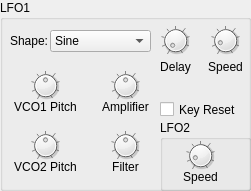
  <widget class="QGroupBox" name="groupBox_11">
   <property name="geometry">
    <rect>
     <x>380</x>
     <y>280</y>
     <width>251</width>
     <height>191</height>
    </rect>
   </property>
   <property name="title">
    <string>LFO1</string>
   </property>
   <widget class="QLabel" name="label_45">
    <property name="geometry">
     <rect>
      <x>10</x>
      <y>30</y>
      <width>61</width>
      <height>21</height>
     </rect>
    </property>
    <property name="text">
     <string>Shape:</string>
    </property>
   </widget>
   <widget class="ComboPicker" name="LFOShape">
    <property name="geometry">
     <rect>
      <x>50</x>
      <y>30</y>
      <width>101</width>
      <height>22</height>
     </rect>
    </property>
    <item>
     <property name="text">
      <string>Sine</string>
     </property>
    </item>
    <item>
     <property name="text">
      <string>Sine+</string>
     </property>
    </item>
    <item>
     <property name="text">
      <string>Sine++</string>
     </property>
    </item>
    <item>
     <property name="text">
      <string>Sin180+</string>
     </property>
    </item>
    <item>
     <property name="text">
      <string>Sin180++</string>
     </property>
    </item>
    <item>
     <property name="text">
      <string>Triangle</string>
     </property>
    </item>
    <item>
     <property name="text">
      <string>Triangle+</string>
     </property>
    </item>
    <item>
     <property name="text">
      <string>Triangle++</string>
     </property>
    </item>
    <item>
     <property name="text">
      <string>Triangle180+</string>
     </property>
    </item>
    <item>
     <property name="text">
      <string>Triangle180++</string>
     </property>
    </item>
    <item>
     <property name="text">
      <string>Square</string>
     </property>
    </item>
    <item>
     <property name="text">
      <string>Square+</string>
     </property>
    </item>
    <item>
     <property name="text">
      <string>Square180+</string>
     </property>
    </item>
    <item>
     <property name="text">
      <string>Saw Down</string>
     </property>
    </item>
    <item>
     <property name="text">
      <string>Saw Down+</string>
     </property>
    </item>
    <item>
     <property name="text">
      <string>Saw Up</string>
     </property>
    </item>
    <item>
     <property name="text">
      <string>Saw Up+</string>
     </property>
    </item>
    <item>
     <property name="text">
      <string>S/H</string>
     </property>
    </item>
    <item>
     <property name="text">
      <string>S/H++</string>
     </property>
    </item>
    <item>
     <property name="text">
      <string>S/H2</string>
     </property>
    </item>
    <item>
     <property name="text">
      <string>S/H2++</string>
     </property>
    </item>
   </widget>
   <widget class="DialKnob" name="lfo1Speed">
    <property name="geometry">
     <rect>
      <x>210</x>
      <y>20</y>
      <width>31</width>
      <height>41</height>
     </rect>
    </property>
    <property name="sizePolicy">
     <sizepolicy hsizetype="Fixed" vsizetype="Fixed">
      <horstretch>0</horstretch>
      <verstretch>0</verstretch>
     </sizepolicy>
    </property>
    <property name="minimumSize">
     <size>
      <width>0</width>
      <height>0</height>
     </size>
    </property>
    <property name="maximumSize">
     <size>
      <width>16777215</width>
      <height>16777215</height>
     </size>
    </property>
    <property name="minimum">
     <number>1</number>
    </property>
    <property name="maximum">
     <number>256</number>
    </property>
    <property name="value">
     <number>32</number>
    </property>
    <property name="notchTarget">
     <double>32.000000000000000</double>
    </property>
    <property name="notchesVisible">
     <bool>true</bool>
    </property>
   </widget>
   <widget class="QLabel" name="label_46">
    <property name="geometry">
     <rect>
      <x>200</x>
      <y>60</y>
      <width>51</width>
      <height>21</height>
     </rect>
    </property>
    <property name="frameShadow">
     <enum>QFrame::Plain</enum>
    </property>
    <property name="text">
     <string>Speed</string>
    </property>
    <property name="alignment">
     <set>Qt::AlignHCenter|Qt::AlignTop</set>
    </property>
   </widget>
   <widget class="DialKnob" name="lfo1Delay">
    <property name="geometry">
     <rect>
      <x>160</x>
      <y>20</y>
      <width>31</width>
      <height>41</height>
     </rect>
    </property>
    <property name="sizePolicy">
     <sizepolicy hsizetype="Fixed" vsizetype="Fixed">
      <horstretch>0</horstretch>
      <verstretch>0</verstretch>
     </sizepolicy>
    </property>
    <property name="minimumSize">
     <size>
      <width>0</width>
      <height>0</height>
     </size>
    </property>
    <property name="maximumSize">
     <size>
      <width>16777215</width>
      <height>16777215</height>
     </size>
    </property>
    <property name="minimum">
     <number>0</number>
    </property>
    <property name="maximum">
     <number>127</number>
    </property>
    <property name="notchTarget">
     <double>16.000000000000000</double>
    </property>
    <property name="notchesVisible">
     <bool>true</bool>
    </property>
   </widget>
   <widget class="DialKnob" name="VCO1PitchModDepth">
    <property name="geometry">
     <rect>
      <x>20</x>
      <y>70</y>
      <width>51</width>
      <height>31</height>
     </rect>
    </property>
    <property name="sizePolicy">
     <sizepolicy hsizetype="Fixed" vsizetype="Fixed">
      <horstretch>0</horstretch>
      <verstretch>0</verstretch>
     </sizepolicy>
    </property>
    <property name="minimumSize">
     <size>
      <width>0</width>
      <height>0</height>
     </size>
    </property>
    <property name="maximumSize">
     <size>
      <width>16777215</width>
      <height>16777215</height>
     </size>
    </property>
    <property name="minimum">
     <number>-127</number>
    </property>
    <property name="maximum">
     <number>127</number>
    </property>
    <property name="notchTarget">
     <double>32.000000000000000</double>
    </property>
    <property name="notchesVisible">
     <bool>true</bool>
    </property>
   </widget>
   <widget class="QLabel" name="label_48">
    <property name="geometry">
     <rect>
      <x>10</x>
      <y>100</y>
      <width>71</width>
      <height>21</height>
     </rect>
    </property>
    <property name="frameShadow">
     <enum>QFrame::Plain</enum>
    </property>
    <property name="text">
     <string>VCO1 Pitch</string>
    </property>
    <property name="alignment">
     <set>Qt::AlignHCenter|Qt::AlignTop</set>
    </property>
   </widget>
   <widget class="QLabel" name="label_47">
    <property name="geometry">
     <rect>
      <x>150</x>
      <y>60</y>
      <width>51</width>
      <height>21</height>
     </rect>
    </property>
    <property name="frameShadow">
     <enum>QFrame::Plain</enum>
    </property>
    <property name="text">
     <string>Delay</string>
    </property>
    <property name="alignment">
     <set>Qt::AlignHCenter|Qt::AlignTop</set>
    </property>
   </widget>
   <widget class="QLabel" name="label_49">
    <property name="geometry">
     <rect>
      <x>10</x>
      <y>160</y>
      <width>71</width>
      <height>21</height>
     </rect>
    </property>
    <property name="frameShadow">
     <enum>QFrame::Plain</enum>
    </property>
    <property name="text">
     <string>VCO2 Pitch</string>
    </property>
    <property name="alignment">
     <set>Qt::AlignHCenter|Qt::AlignTop</set>
    </property>
   </widget>
   <widget class="DialKnob" name="VCO2PitchModDepth">
    <property name="geometry">
     <rect>
      <x>20</x>
      <y>130</y>
      <width>51</width>
      <height>31</height>
     </rect>
    </property>
    <property name="sizePolicy">
     <sizepolicy hsizetype="Fixed" vsizetype="Fixed">
      <horstretch>0</horstretch>
      <verstretch>0</verstretch>
     </sizepolicy>
    </property>
    <property name="minimumSize">
     <size>
      <width>0</width>
      <height>0</height>
     </size>
    </property>
    <property name="maximumSize">
     <size>
      <width>16777215</width>
      <height>16777215</height>
     </size>
    </property>
    <property name="minimum">
     <number>-127</number>
    </property>
    <property name="maximum">
     <number>127</number>
    </property>
    <property name="notchTarget">
     <double>32.000000000000000</double>
    </property>
    <property name="notchesVisible">
     <bool>true</bool>
    </property>
   </widget>
   <widget class="DialKnob" name="AmpModDepth">
    <property name="geometry">
     <rect>
      <x>100</x>
      <y>70</y>
      <width>51</width>
      <height>31</height>
     </rect>
    </property>
    <property name="sizePolicy">
     <sizepolicy hsizetype="Fixed" vsizetype="Fixed">
      <horstretch>0</horstretch>
      <verstretch>0</verstretch>
     </sizepolicy>
    </property>
    <property name="minimumSize">
     <size>
      <width>0</width>
      <height>0</height>
     </size>
    </property>
    <property name="maximumSize">
     <size>
      <width>16777215</width>
      <height>16777215</height>
     </size>
    </property>
    <property name="minimum">
     <number>-64</number>
    </property>
    <property name="maximum">
     <number>63</number>
    </property>
    <property name="notchTarget">
     <double>16.000000000000000</double>
    </property>
    <property name="notchesVisible">
     <bool>true</bool>
    </property>
   </widget>
   <widget class="QLabel" name="label_50">
    <property name="geometry">
     <rect>
      <x>90</x>
      <y>100</y>
      <width>71</width>
      <height>21</height>
     </rect>
    </property>
    <property name="frameShadow">
     <enum>QFrame::Plain</enum>
    </property>
    <property name="text">
     <string>Amplifier</string>
    </property>
    <property name="alignment">
     <set>Qt::AlignHCenter|Qt::AlignTop</set>
    </property>
   </widget>
   <widget class="DialKnob" name="FilterModDepth">
    <property name="geometry">
     <rect>
      <x>100</x>
      <y>130</y>
      <width>51</width>
      <height>31</height>
     </rect>
    </property>
    <property name="sizePolicy">
     <sizepolicy hsizetype="Fixed" vsizetype="Fixed">
      <horstretch>0</horstretch>
      <verstretch>0</verstretch>
     </sizepolicy>
    </property>
    <property name="minimumSize">
     <size>
      <width>0</width>
      <height>0</height>
     </size>
    </property>
    <property name="maximumSize">
     <size>
      <width>16777215</width>
      <height>16777215</height>
     </size>
    </property>
    <property name="minimum">
     <number>-64</number>
    </property>
    <property name="maximum">
     <number>63</number>
    </property>
    <property name="notchTarget">
     <double>16.000000000000000</double>
    </property>
    <property name="notchesVisible">
     <bool>true</bool>
    </property>
   </widget>
   <widget class="QLabel" name="label_51">
    <property name="geometry">
     <rect>
      <x>100</x>
      <y>160</y>
      <width>51</width>
      <height>21</height>
     </rect>
    </property>
    <property name="frameShadow">
     <enum>QFrame::Plain</enum>
    </property>
    <property name="text">
     <string>Filter</string>
    </property>
    <property name="alignment">
     <set>Qt::AlignHCenter|Qt::AlignTop</set>
    </property>
   </widget>
   <widget class="QGroupBox" name="groupBox_12">
    <property name="geometry">
     <rect>
      <x>160</x>
      <y>120</y>
      <width>91</width>
      <height>71</height>
     </rect>
    </property>
    <property name="title">
     <string>LFO2</string>
    </property>
    <widget class="QLabel" name="label_52">
     <property name="geometry">
      <rect>
       <x>0</x>
       <y>50</y>
       <width>81</width>
       <height>21</height>
      </rect>
     </property>
     <property name="frameShadow">
      <enum>QFrame::Plain</enum>
     </property>
     <property name="text">
      <string>Speed</string>
     </property>
     <property name="alignment">
      <set>Qt::AlignHCenter|Qt::AlignTop</set>
     </property>
    </widget>
    <widget class="DialKnob" name="lfo2Speed">
     <property name="geometry">
      <rect>
       <x>10</x>
       <y>20</y>
       <width>61</width>
       <height>31</height>
      </rect>
     </property>
     <property name="sizePolicy">
      <sizepolicy hsizetype="Fixed" vsizetype="Fixed">
       <horstretch>0</horstretch>
       <verstretch>0</verstretch>
      </sizepolicy>
     </property>
     <property name="minimumSize">
      <size>
       <width>0</width>
       <height>0</height>
      </size>
     </property>
     <property name="maximumSize">
      <size>
       <width>16777215</width>
       <height>16777215</height>
      </size>
     </property>
     <property name="minimum">
      <number>1</number>
     </property>
     <property name="maximum">
      <number>256</number>
     </property>
     <property name="singleStep">
      <number>1</number>
     </property>
     <property name="value">
      <number>32</number>
     </property>
     <property name="sliderPosition">
      <number>32</number>
     </property>
     <property name="notchTarget">
      <double>32.000000000000000</double>
     </property>
     <property name="notchesVisible">
      <bool>true</bool>
     </property>
    </widget>
   </widget>
   <widget class="QCheckBox" name="lfoReset">
    <property name="geometry">
     <rect>
      <x>160</x>
      <y>99</y>
      <width>91</width>
      <height>21</height>
     </rect>
    </property>
    <property name="text">
     <string>Key Reset</string>
    </property>
   </widget>
   <zorder>label_46</zorder>
   <zorder>label_50</zorder>
   <zorder>label_51</zorder>
   <zorder>label_49</zorder>
   <zorder>label_47</zorder>
   <zorder>label_48</zorder>
   <zorder>label_45</zorder>
   <zorder>LFOShape</zorder>
   <zorder>lfo1Speed</zorder>
   <zorder>lfo1Delay</zorder>
   <zorder>VCO1PitchModDepth</zorder>
   <zorder>VCO2PitchModDepth</zorder>
   <zorder>AmpModDepth</zorder>
   <zorder>FilterModDepth</zorder>
   <zorder>groupBox_12</zorder>
   <zorder>lfoReset</zorder>
  </widget>
